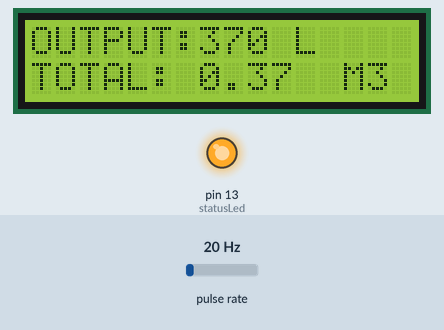
Recording of a sketch running on a simulated Arduino Uno, built with avr-gcc and run on an emulated ATmega328P. Shown: 16×2 character LCD, output pins drawn as LEDs (lit = HIGH). Wiring (inferred from the names in the program): pulse sensor: data pin 2. The inputs (shaded band) are chosen by the test bench; at power-on: pulse rate 20 Hz. What the sketch prints to the serial monitor is not drawn.

Above: at 1.6 s.
1.7 s: pulse rate (sensor on pin 2) set to 4 Hz
At 2.7 s:
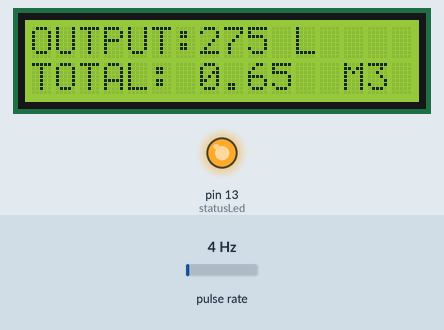
4.5 s: pulse rate (sensor on pin 2) set to 50 Hz
At 5.8 s:
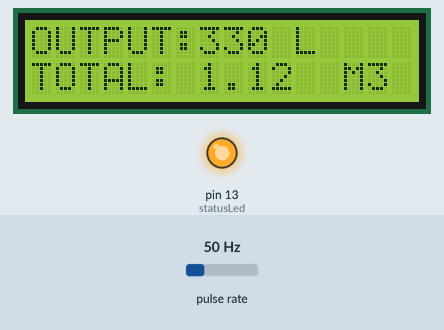
7.5 s: pulse rate (sensor on pin 2) set to 100 Hz
At 8.7 s:
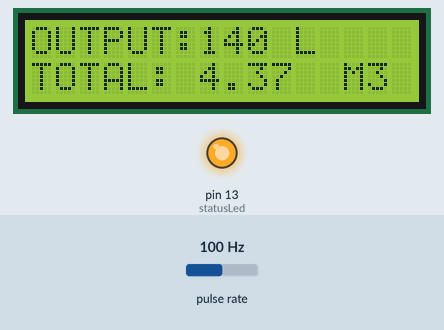
Timing chart, 0 to 10.5 s (numbered marks = the images above; inputs shaded):
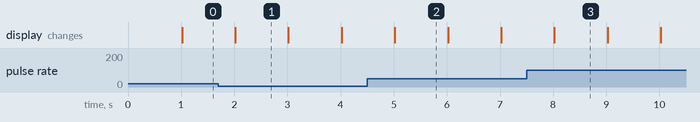

The sketch:

pdamfix.ino
```cpp
#include <Wire.h>
#include <LiquidCrystal_I2C.h>

// Set the LCD address to 0x27 for a 16 chars and 2 line display
LiquidCrystal_I2C lcd(0x3F, 16, 2);

byte statusLed    = 13;
byte sensorInterrupt = 0;  // 0 = digital pin 2
byte sensorPin       = 2;

// The hall-effect flow sensor outputs approximately 4.5 pulses per second per
// litre/minute of flow.
float calibrationFactor = 4.5;

volatile byte pulseCount;

float flowRate;
unsigned int flowMilliLitres;
unsigned long totalMilliLitres;

unsigned long oldTime;

int outputair = 0;
float totaloutput = 0.0;
float tampiltotal;

void setup()
{
  //flow]
   // Initialize a serial connection for reporting values to the host
  Serial.begin(9600);

  // Set up the status LED line as an output
  pinMode(statusLed, OUTPUT);
  digitalWrite(statusLed, HIGH);  // We have an active-low LED attached

  pinMode(sensorPin, INPUT);
  digitalWrite(sensorPin, HIGH);

  pulseCount        = 0;
  flowRate          = 0.0;
  flowMilliLitres   = 0;
  totalMilliLitres  = 0;
  oldTime           = 0;

  // The Hall-effect sensor is connected to pin 2 which uses interrupt 0.
  // Configured to trigger on a FALLING state change (transition from HIGH
  // state to LOW state)
  attachInterrupt(sensorInterrupt, pulseCounter, FALLING);
  //endflow

  // initialize the LCD
  lcd.begin();

  // Turn on the blacklight and print a message.
  lcd.backlight();
  lcd.setCursor(0,0);
  lcd.print("OUTPUT:");
  lcd.setCursor(0,1);
  lcd.print("TOTAL:");
}

void loop()
{
  if((millis() - oldTime) > 1000)    // Only process counters once per second
  {
    // Disable the interrupt while calculating flow rate and sending the value to
    // the host
    detachInterrupt(sensorInterrupt);

    // Because this loop may not complete in exactly 1 second intervals we calculate
    // the number of milliseconds that have passed since the last execution and use
    // that to scale the output. We also apply the calibrationFactor to scale the output
    // based on the number of pulses per second per units of measure (litres/minute in
    // this case) coming from the sensor.
    flowRate = ((1000.0 / (millis() - oldTime)) * pulseCount) / calibrationFactor;

    // Note the time this processing pass was executed. Note that because we've
    // disabled interrupts the millis() function won't actually be incrementing right
    // at this point, but it will still return the value it was set to just before
    // interrupts went away.
    oldTime = millis();

    // Divide the flow rate in litres/minute by 60 to determine how many litres have
    // passed through the sensor in this 1 second interval, then multiply by 1000 to
    // convert to millilitres.

    flowMilliLitres = (flowRate / 60) * 1000;
    if (flowMilliLitres == 0)
    {
      outputair = 0;
      lcd.setCursor(7,0);
      lcd.print("0     ");
    }
    else
    {
    outputair = flowMilliLitres *5;
    }
    lcd.setCursor(7,0);
    lcd.print(outputair);

    lcd.setCursor(10,0);
    lcd.print(" L");

    Serial.print("Keluaran AIR ");
    Serial.print(flowMilliLitres);
    Serial.print(" mL ");

    // Add the millilitres passed in this second to the cumulative total
    totalMilliLitres += flowMilliLitres;

    totaloutput += outputair;

    tampiltotal = totaloutput/1000;

    lcd.setCursor(7,1);
    lcd.print(tampiltotal);
    lcd.setCursor(13,1);
    lcd.print("M3");

    unsigned int frac;

    // Print the flow rate for this second in litres / minute
    Serial.print(" Debit Air: ");
    Serial.print(int(flowRate));  // Print the integer part of the variable
    Serial.print("L/min");
    Serial.print("\t");       // Print tab space

    // Print the cumulative total of litres flowed since starting
    Serial.print("Total : ");
    Serial.print(totalMilliLitres);
    Serial.print("mL");
    Serial.print("\t");       // Print tab space

    Serial.print(" = ");
    Serial.print(totalMilliLitres/1000);
    Serial.println(" L");


    // Reset the pulse counter so we can start incrementing again
    pulseCount = 0;

    // Enable the interrupt again now that we've finished sending output
    attachInterrupt(sensorInterrupt, pulseCounter, FALLING);
  }
}

void pulseCounter()
{
  // Increment the pulse counter
  pulseCount++;
}
```

Measured:
- what the display in image 1 shows lasts 1.0 s, from 2.0 s to 3.0 s
